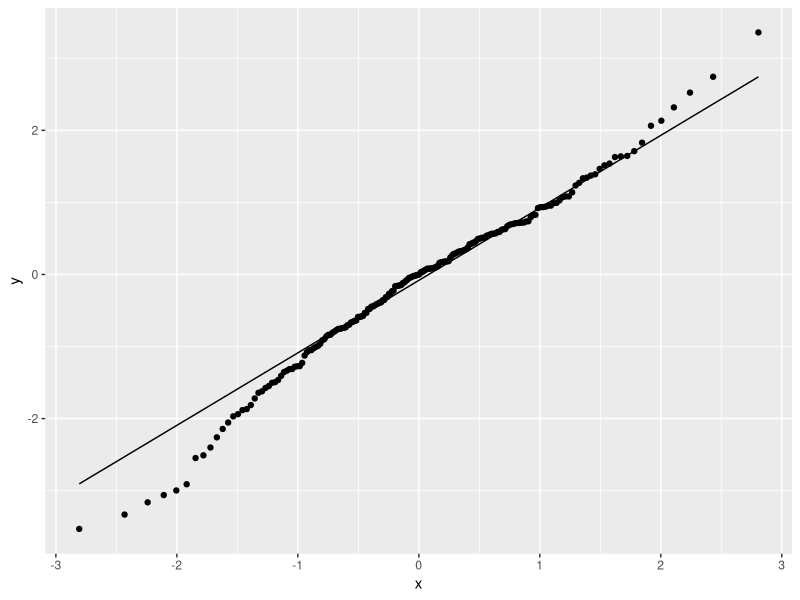
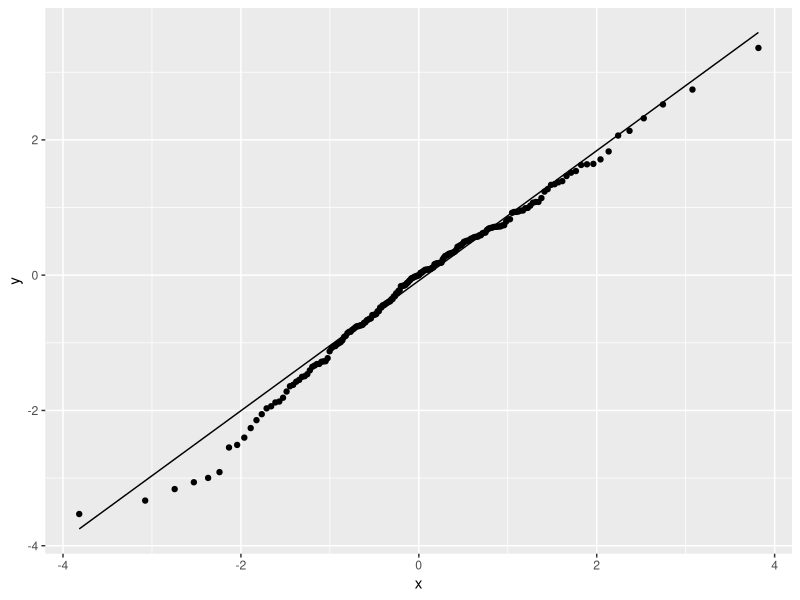
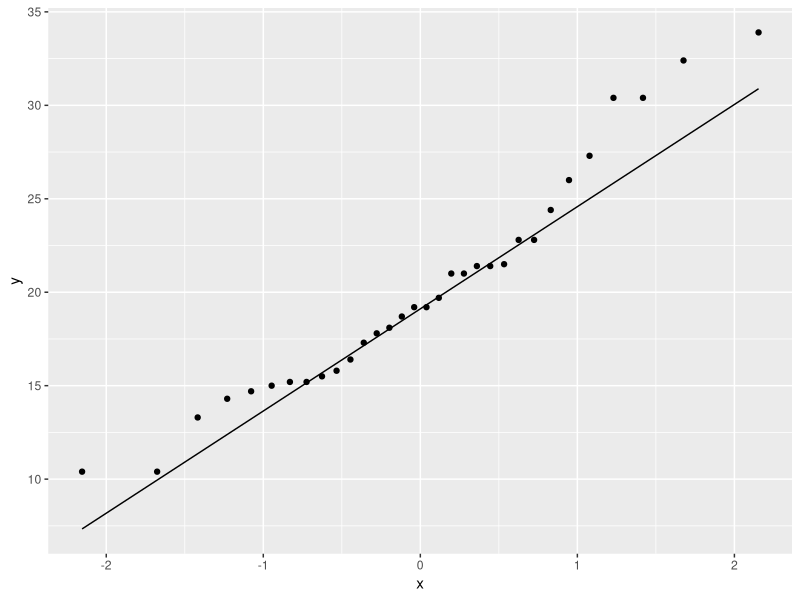
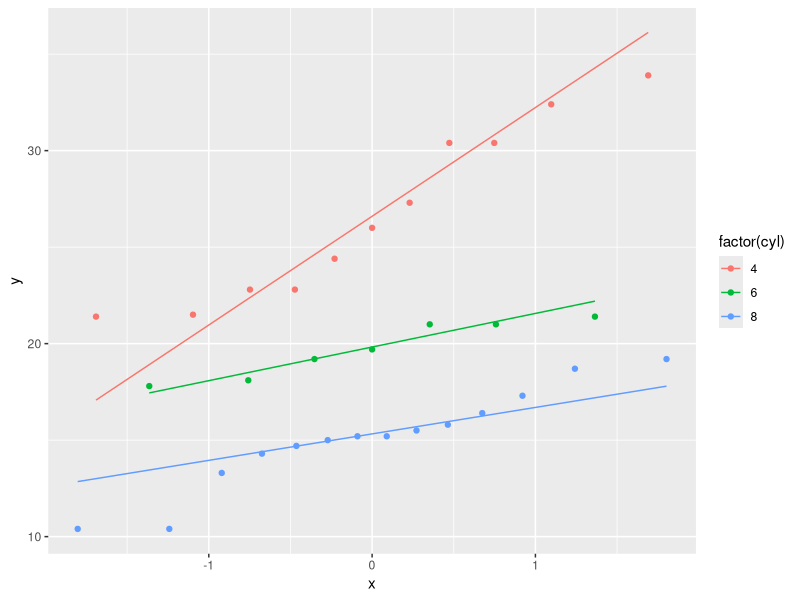

Recreate these plots in R, in order.
library(ggplot2)


### Name: geom_qq_line
### Title: A quantile-quantile plot
### Aliases: geom_qq_line stat_qq_line geom_qq stat_qq

### ** Examples

## No test: 
df <- data.frame(y = rt(200, df = 5))
p <- ggplot(df, aes(sample = y))
p + stat_qq() + stat_qq_line()

# Use fitdistr from MASS to estimate distribution params
params <- as.list(MASS::fitdistr(df$y, "t")$estimate)
ggplot(df, aes(sample = y)) +
  stat_qq(distribution = qt, dparams = params["df"]) +
  stat_qq_line(distribution = qt, dparams = params["df"])

# Using to explore the distribution of a variable
ggplot(mtcars, aes(sample = mpg)) +
  stat_qq() +
  stat_qq_line()
ggplot(mtcars, aes(sample = mpg, colour = factor(cyl))) +
  stat_qq() +
  stat_qq_line()
## End(No test)
